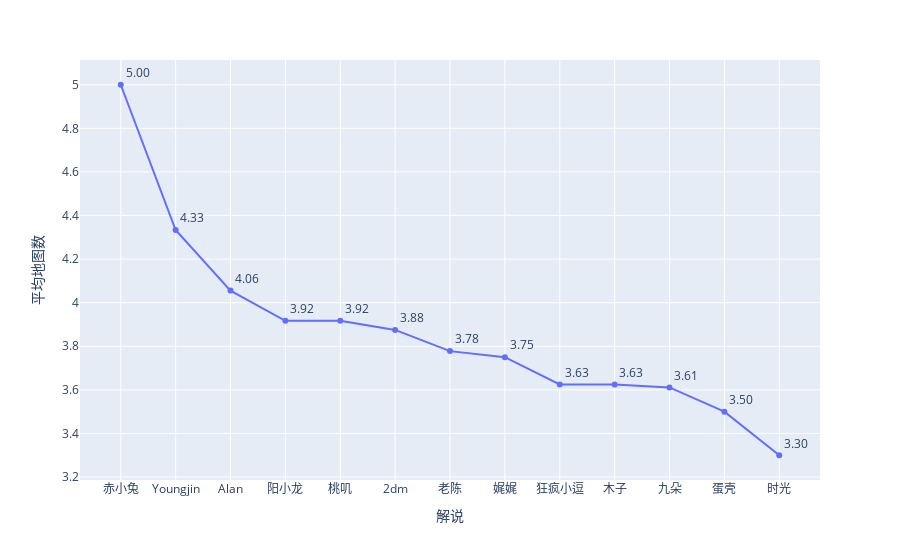

Notebook cell for this chart:
### Code cell
fig = px.line(df_summer_names.sort_values(by='map/match', ascending=False), 
              x="names", y="map/match", 
              labels={'names':'解说', 'map/match':'平均地图数'},
              text="map/match")
fig.update_traces(textposition="top right", texttemplate="%{y:.2f}")
fig.show()

### Figure 1 — Plotly figure (JSON) as saved in the notebook; plotly's stock layout.template omitted (floating-point values rounded to 4 significant figures)
{"data": [{"hovertemplate": "解说=%{x}<br>平均地图数=%{text}<extra></extra>", "legendgroup": "", "line": {"color": "#636efa", "dash": "solid"}, "marker": {"symbol": "circle"}, "mode": "text+lines+markers", "name": "", "orientation": "v", "showlegend": false, "text": [5, 4.333, 4.056, 3.917, 3.917, 3.875, 3.778, 3.75, 3.625, 3.625, 3.611, 3.5, 3.3], "textposition": "top right", "texttemplate": "%{y:.2f}", "type": "scatter", "x": ["赤小兔", "Youngjin", "Alan", "阳小龙", "桃叽", "2dm", "老陈", "娓娓", "狂疯小逗", "木子", "九朵", "蛋壳", "时光"], "xaxis": "x", "y": [5, 4.333, 4.056, 3.917, 3.917, 3.875, 3.778, 3.75, 3.625, 3.625, 3.611, 3.5, 3.3], "yaxis": "y"}], "layout": {"legend": {"tracegroupgap": 0}, "margin": {"t": 60}, "xaxis": {"anchor": "y", "domain": [0, 1], "title": {"text": "解说"}}, "yaxis": {"anchor": "x", "domain": [0, 1], "title": {"text": "平均地图数"}}}}
